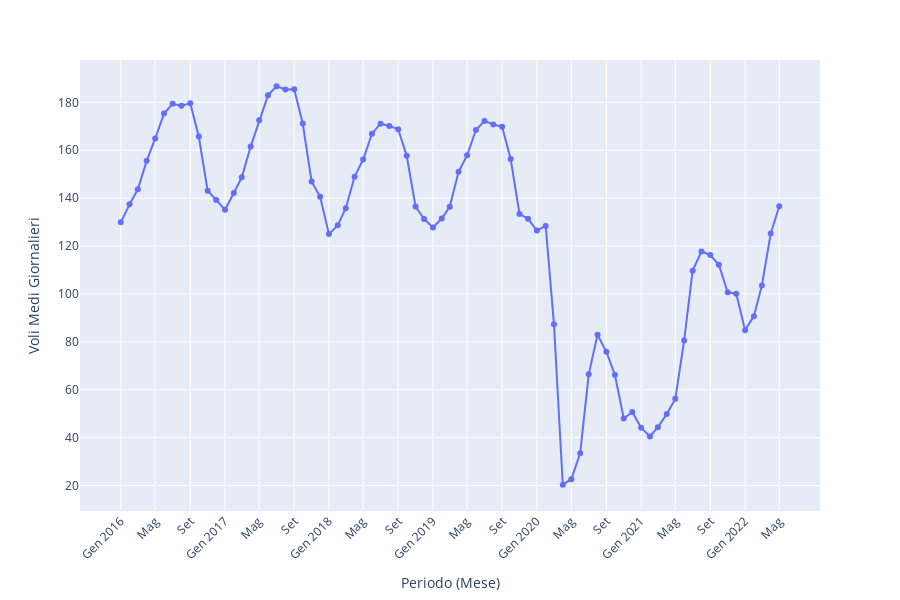

Source (notebook cell):
### Code cell
# Prepara il datetime e la colonna year-month
df["FLT_DATE"] = pd.to_datetime(df["FLT_DATE"])
df["YEAR_MONTH"] = df["FLT_DATE"].dt.to_period("M").dt.to_timestamp()

# Calcolo della media mensile dei voli giornalieri
monthly_avg = df.groupby("YEAR_MONTH")["FLT_TOT_1"].mean().reset_index()

# Estrai il mese e l'anno per le etichette
monthly_avg["MONTH"] = monthly_avg["YEAR_MONTH"].dt.month
monthly_avg["YEAR"]  = monthly_avg["YEAR_MONTH"].dt.year

# Inizializza le etichette a stringa vuota
monthly_avg["TICK_LABEL"] = ""

# Solo Gennaio: "Gen YYYY"
monthly_avg.loc[monthly_avg["MONTH"] == 1, "TICK_LABEL"] = \
    monthly_avg.loc[monthly_avg["MONTH"] == 1, "YEAR_MONTH"].dt.strftime("Gen %Y")

# Solo Maggio: "Mag"
monthly_avg.loc[monthly_avg["MONTH"] == 5, "TICK_LABEL"] = "Mag"

# Solo Settembre: "Set"
monthly_avg.loc[monthly_avg["MONTH"] == 9, "TICK_LABEL"] = "Set"

# Definisci i tick da mostrare
mask_ticks  = monthly_avg["MONTH"].isin([1, 5, 9])
tick_vals   = monthly_avg.loc[mask_ticks, "YEAR_MONTH"]
tick_texts  = monthly_avg.loc[mask_ticks, "TICK_LABEL"]

# Costruisci il grafico
fig = px.line(
    monthly_avg,
    x="YEAR_MONTH",
    y="FLT_TOT_1",
    markers=True,
    #title="Trend dei Voli Medi Giornalieri per Mese (2016–2022)",
    labels={"YEAR_MONTH": "Periodo (Mese)", "FLT_TOT_1": "Voli Medi Giornalieri"}
)

# Applica le etichette personalizzate solo a Gen, Mag e Set
fig.update_layout(
    xaxis=dict(
        tickmode="array",
        tickvals=tick_vals,
        ticktext=tick_texts,
        tickangle=-45,
        showgrid=True
    ),
    height=600
)

fig.show()
